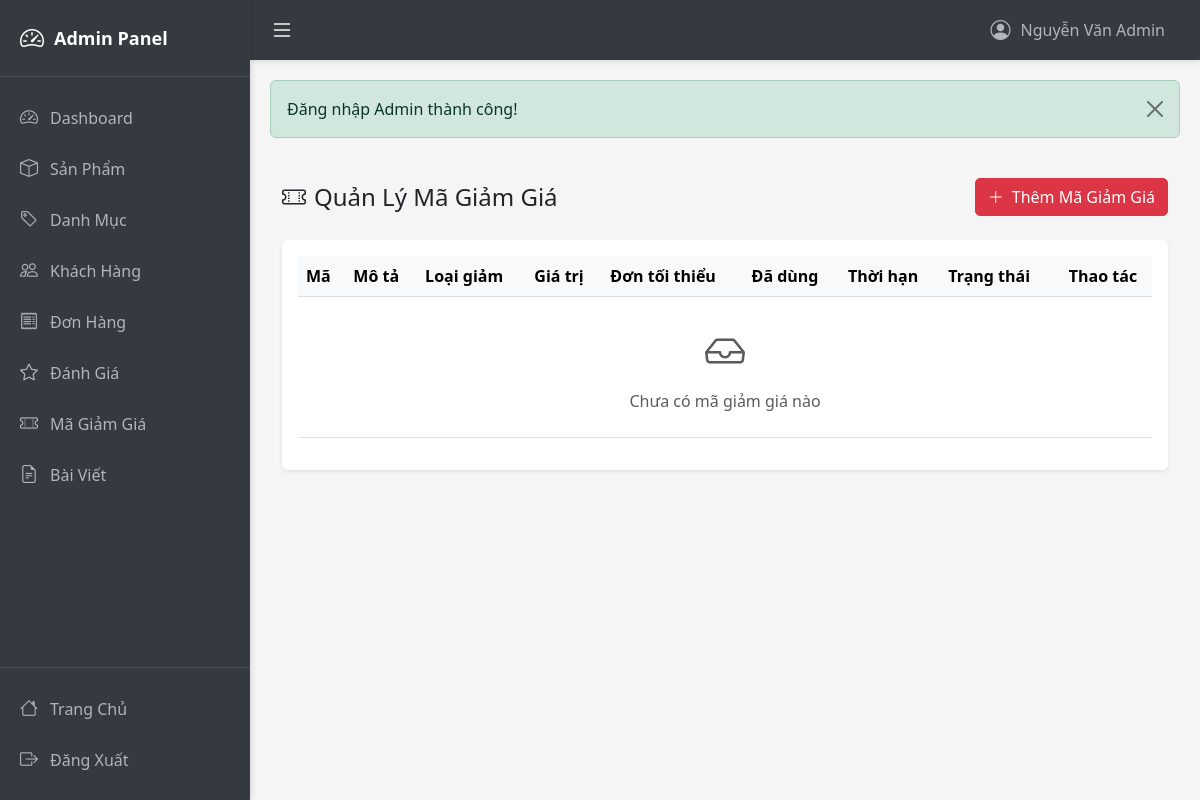
The page /admin/coupons (signed in) on the database as committed earlier.
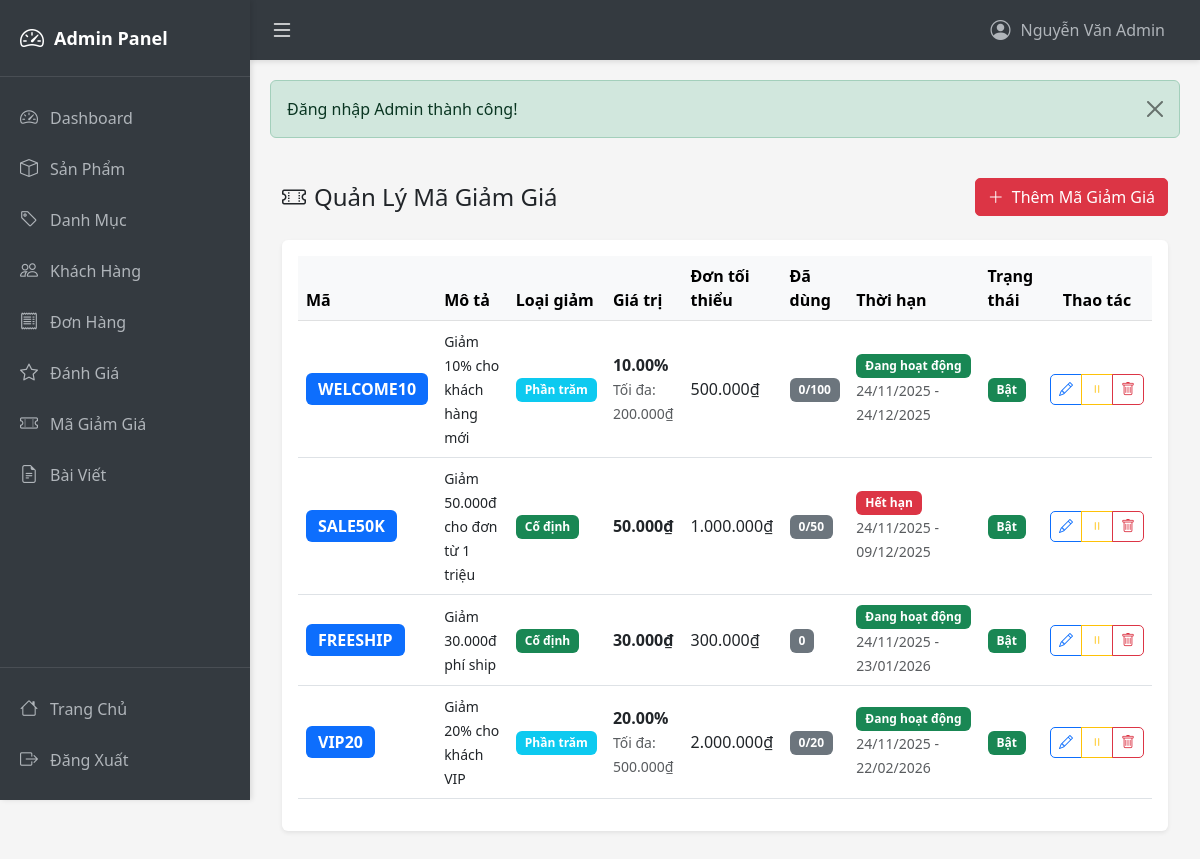
The same page on the database as committed later.
### tables this page shows
CREATE TABLE IF NOT EXISTS coupons (
    coupon_id INT AUTO_INCREMENT PRIMARY KEY,
    code VARCHAR(50) NOT NULL UNIQUE,
    description VARCHAR(255),
    discount_type ENUM('percentage', 'fixed') NOT NULL DEFAULT 'percentage',
    discount_value DECIMAL(15, 2) NOT NULL,
    min_order_amount DECIMAL(15, 2) DEFAULT 0,
    max_discount_amount DECIMAL(15, 2) DEFAULT NULL,
    usage_limit INT DEFAULT NULL,
    used_count INT DEFAULT 0,
    start_date DATETIME DEFAULT NULL,
    end_date DATETIME DEFAULT NULL,
    is_active TINYINT(1) DEFAULT 1,
    created_at TIMESTAMP DEFAULT CURRENT_TIMESTAMP,
    updated_at TIMESTAMP DEFAULT CURRENT_TIMESTAMP ON UPDATE CURRENT_TIMESTAMP
);

### controllers/AdminController.php (called while the page is built, shortened)
<?php
class AdminController extends BaseController {
    private $couponModel;
    public function __construct() {
        $this->couponModel = new CouponModel();
    }
    public function coupons() {
        $page = isset($_GET['page']) ? (int)$_GET['page'] : 1;
        $limit = 10;
        $coupons = $this->couponModel->getAllCoupons($page, $limit);
        $totalCoupons = $this->couponModel->countCoupons();
        $totalPages = ceil($totalCoupons / $limit);
        $data = [
            'coupons' => $coupons,
            'currentPage' => $page,
            'totalPages' => $totalPages,
            'pageTitle' => 'Quản Lý Mã Giảm Giá'
        ];
        $this->view('admin/coupons/index', $data, true);
    }
}
?>

### models/BaseModel.php (called while the page is built, shortened)
<?php
class BaseModel {
    public function __construct() {
        $db = new Database();
        $this->conn = $db->getConnection();
    }
}
?>

### config/database.php (called while the page is built, shortened)
<?php
class Database {
    private $host = "localhost";
    private $db_name = "inventory_system";
    private $username = "root";
    private $password = "";
    public function getConnection() {
        $this->conn = null;
        try {
            $this->conn = new PDO(
                "mysql:host=" . $this->host . ";dbname=" . $this->db_name . ";charset=utf8mb4",
                $this->username,
                $this->password
            );
            $this->conn->setAttribute(PDO::ATTR_ERRMODE, PDO::ERRMODE_EXCEPTION);
            $this->conn->setAttribute(PDO::ATTR_DEFAULT_FETCH_MODE, PDO::FETCH_ASSOC);
        } catch(PDOException $e) {
            echo "Connection error: " . $e->getMessage();
        }
        return $this->conn;
    }
}
?>

### models/CouponModel.php (called while the page is built, shortened)
<?php
class CouponModel extends BaseModel {
    public function getAllCoupons($page = 1, $limit = 10) {
        $offset = ($page - 1) * $limit;
        $sql = "SELECT * FROM coupons ORDER BY created_at DESC LIMIT :limit OFFSET :offset";
        $stmt = $this->conn->prepare($sql);
        $stmt->bindParam(':limit', $limit, PDO::PARAM_INT);
        $stmt->bindParam(':offset', $offset, PDO::PARAM_INT);
        $stmt->execute();
        return $stmt->fetchAll(PDO::FETCH_ASSOC);
    }
}
?>

### views/admin/coupons/index.php (the view, shortened to what the changed rows need)
<?php require_once __DIR__ . '/../layouts/header.php'; ?>
<div class="container-fluid py-4">
    <div class="card shadow-sm">
        <div class="card-body">
            <div class="table-responsive">
                <table class="table table-hover align-middle">
                    <thead class="table-light">
                        <tr>
                            <th>Mã</th>
                            <th>Mô tả</th>
                            <th>Loại giảm</th>
                            <th>Giá trị</th>
                            <th>Đơn tối thiểu</th>
                            <th>Đã dùng</th>
                            <th>Thời hạn</th>
                            <th>Trạng thái</th>
                            <th class="text-center">Thao tác</th>
                        </tr>
                    </thead>
                    <tbody>
                        <?php if (empty($coupons)): ?>
                            <tr>
                                <td colspan="9" class="text-center py-4 text-muted">
                                    <i class="bi bi-inbox fs-1 d-block mb-2"></i>
                                    Chưa có mã giảm giá nào
                                </td>
                            </tr>
                        <?php else: ?>
                            <?php foreach ($coupons as $coupon): ?>
                                <tr>
                                    <td>
                                        <span class="badge bg-primary fs-6"><?= htmlspecialchars($coupon['code']) ?></span>
                                    </td>
                                    <td>
                                        <small><?= htmlspecialchars($coupon['description'] ?: '-') ?></small>
                                    </td>
                                    <td>
                                        <?php if ($coupon['discount_type'] === 'percentage'): ?>
                                            <span class="badge bg-info">Phần trăm</span>
                                        <?php else: ?>
                                            <span class="badge bg-success">Cố định</span>
                                        <?php endif; ?>
                                    </td>
                                    <td>
                                        <?php if ($coupon['discount_type'] === 'percentage'): ?>
                                            <strong><?= $coupon['discount_value'] ?>%</strong>
                                            <?php if ($coupon['max_discount_amount']): ?>
                                                <br><small class="text-muted">Tối đa: <?= number_format($coupon['max_discount_amount'], 0, ',', '.') ?>₫</small>
                                            <?php endif; ?>
                                        <?php else: ?>
                                            <strong><?= number_format($coupon['discount_value'], 0, ',', '.') ?>₫</strong>
                                        <?php endif; ?>
                                    </td>
                                    <td>
                                        <?php if ($coupon['min_order_amount'] > 0): ?>
                                            <?= number_format($coupon['min_order_amount'], 0, ',', '.') ?>₫
                                        <?php else: ?>
                                            <span class="text-muted">-</span>
                                        <?php endif; ?>
                                    </td>
                                    <td>
                                        <span class="badge bg-secondary">
                                            <?= $coupon['used_count'] ?><?= $coupon['usage_limit'] ? '/' . $coupon['usage_limit'] : '' ?>
                                        </span>
                                    </td>
                                    <td>
                                        <?php
                                            $now = time();
                                            $startDate = $coupon['start_date'] ? strtotime($coupon['start_date']) : null;
                                            $endDate = $coupon['end_date'] ? strtotime($coupon['end_date']) : null;
                                            if ($endDate && $endDate < $now): ?>
                                                <span class="badge bg-danger">Hết hạn</span>
                                            <?php elseif ($startDate && $startDate > $now): ?>
                                                <span class="badge bg-warning">Chưa bắt đầu</span>
                                            <?php else: ?>
                                                <span class="badge bg-success">Đang hoạt động</span>
                                            <?php endif; ?>
                                        <br>
                                        <small class="text-muted">
                                            <?= $coupon['start_date'] ? date('d/m/Y', strtotime($coupon['start_date'])) : '∞' ?>
                                            -
                                            <?= $coupon['end_date'] ? date('d/m/Y', strtotime($coupon['end_date'])) : '∞' ?>
                                        </small>
                                    </td>
                                    <td>
                                        <?php if ($coupon['is_active']): ?>
                                            <span class="badge bg-success">Bật</span>
                                        <?php else: ?>
                                            <span class="badge bg-secondary">Tắt</span>
                                        <?php endif; ?>
                                    </td>
                                    <td class="text-center">
                                        <div class="btn-group btn-group-sm">
                                            <a href="<?= BASE_URL ?>admin/couponEdit/<?= $coupon['coupon_id'] ?>"
                                               class="btn btn-outline-primary" title="Sửa">
                                                <i class="bi bi-pencil"></i>
                                            </a>
                                            <a href="<?= BASE_URL ?>admin/couponToggle/<?= $coupon['coupon_id'] ?>"
                                               class="btn btn-outline-<?= $coupon['is_active'] ? 'warning' : 'success' ?>"
                                               title="<?= $coupon['is_active'] ? 'Tắt' : 'Bật' ?>">
                                                <i class="bi bi-<?= $coupon['is_active'] ? 'pause' : 'play' ?>"></i>
                                            </a>
                                            <a href="<?= BASE_URL ?>admin/couponDelete/<?= $coupon['coupon_id'] ?>"
                                               class="btn btn-outline-danger" title="Xóa"
                                               onclick="return confirm('Bạn có chắc muốn xóa mã giảm giá này?')">
                                                <i class="bi bi-trash"></i>
                                            </a>
                                        </div>
                                    </td>
                                </tr>
                            <?php endforeach; ?>
                        <?php endif; ?>
                    </tbody>
                </table>
            </div>
        </div>
    </div>
</div>
<?php require_once __DIR__ . '/../layouts/footer.php'; ?>

Rows that differ between the two databases and show on the page:
added coupons: code "WELCOME10", description "Giảm 10% cho khách hàng mới", discount_type "Phần trăm", discount_value "10.00", max_discount_amount "200.000", min_order_amount "500.000", used_count "0", usage_limit "100", shows "Đang hoạt động", start_date "24/11/2025", end_date "24/12/2025", is_active "Bật"
added coupons: code "SALE50K", description "Giảm 50.000đ cho đơn từ 1 triệu", discount_type "Cố định", discount_value "50.000", min_order_amount "1.000.000", used_count "0", usage_limit "50", shows "Hết hạn", start_date "24/11/2025", end_date "09/12/2025", is_active "Bật"
added coupons: code "FREESHIP", description "Giảm 30.000đ phí ship", discount_type "Cố định", discount_value "30.000", min_order_amount "300.000", used_count "0", shows "Đang hoạt động", start_date "24/11/2025", end_date "23/01/2026", is_active "Bật"
added coupons: code "VIP20", description "Giảm 20% cho khách VIP", discount_type "Phần trăm", discount_value "20.00", max_discount_amount "500.000", min_order_amount "2.000.000", used_count "0", usage_limit "20", shows "Đang hoạt động", start_date "24/11/2025", end_date "22/02/2026", is_active "Bật"
Other text that changed with them:
text no longer shown: "Chưa có mã giảm giá nào"
